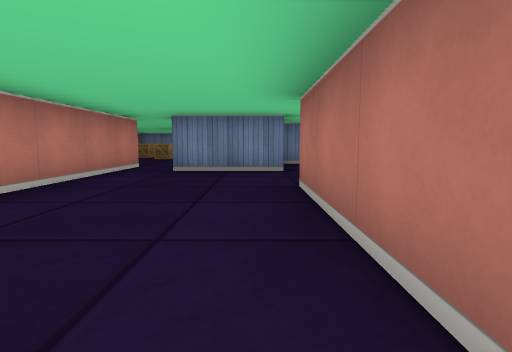
View 1 (above)

24 first-person views from a walk through a cub3D maze. The camera is about half as high as the walls, tilts 6° down and sees 80° across. The floor is counted in squares. Each view is taken from the middle of a square. On the plan, view 1 faces up. The plan holds only what a view shows up to about 9 squares ahead; the rest is blank.

View 2
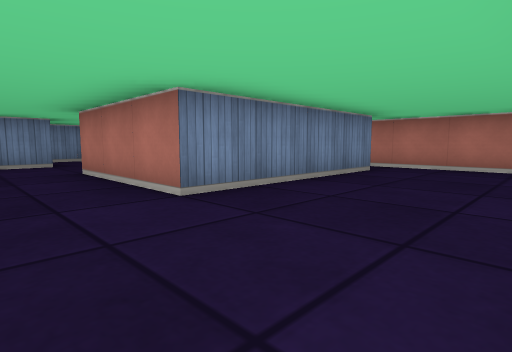

View 3
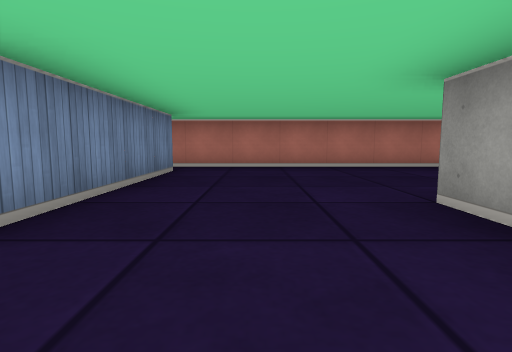

View 4
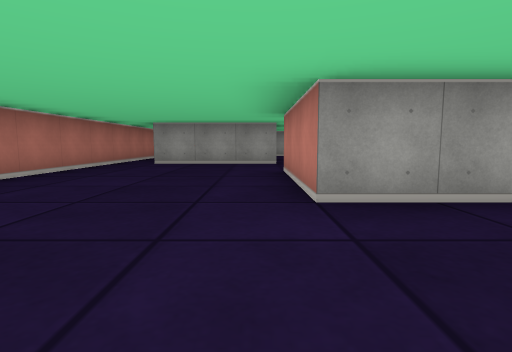

View 5
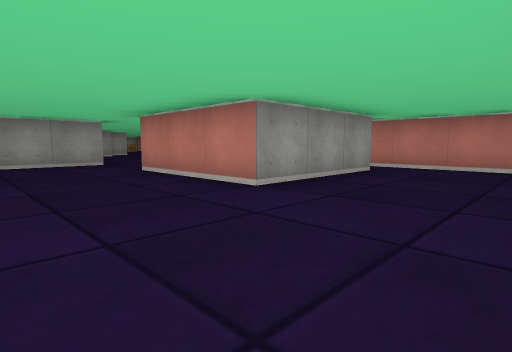

View 6
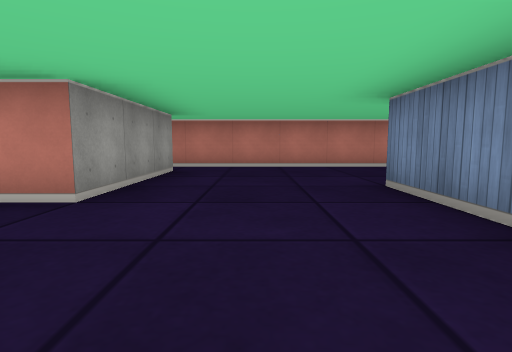

View 7
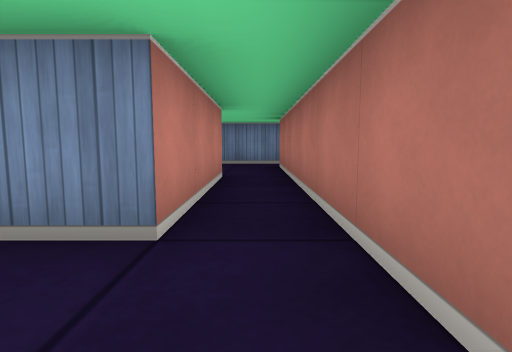

View 8
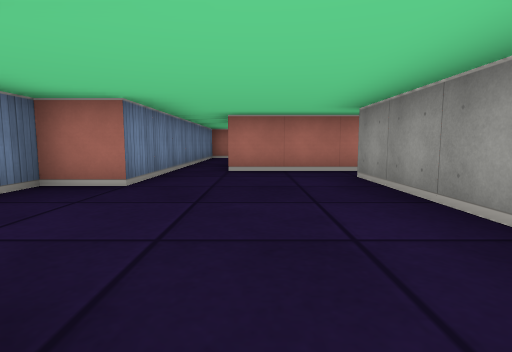

View 9
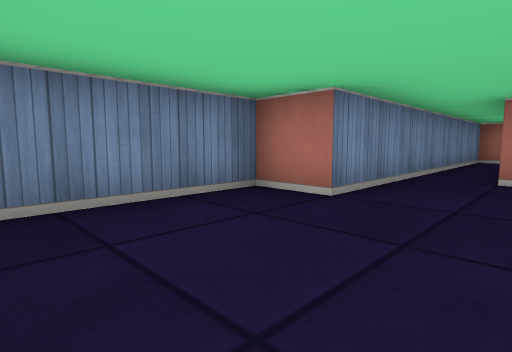

View 10
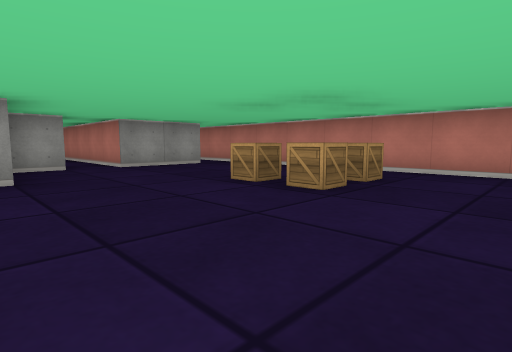

View 11
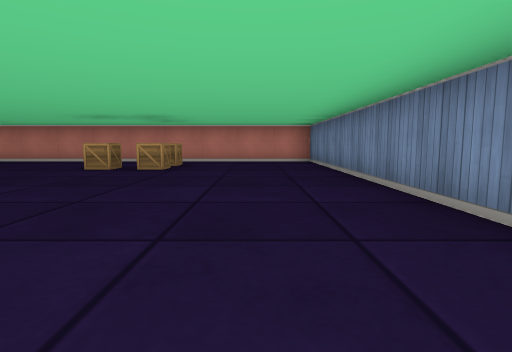

View 12
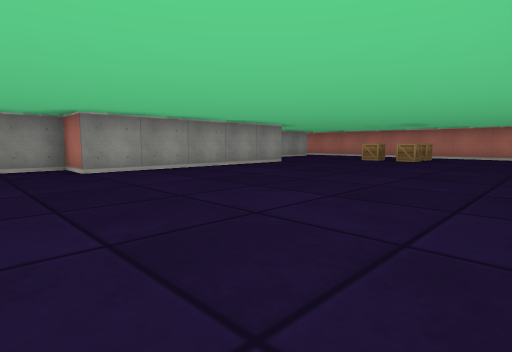

View 13
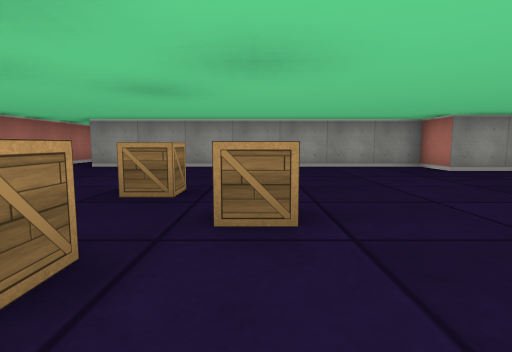

View 14
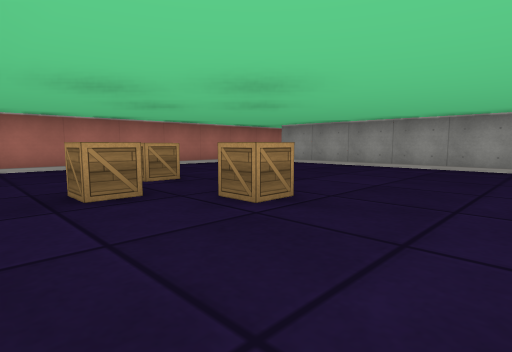

View 15
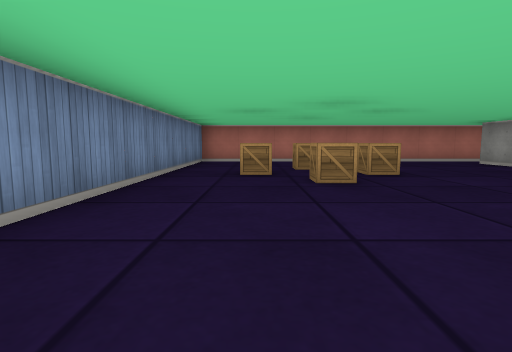

View 16
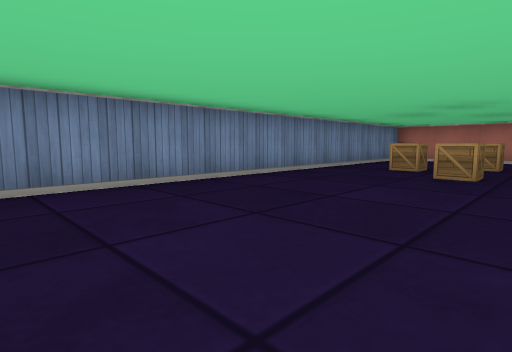

View 17
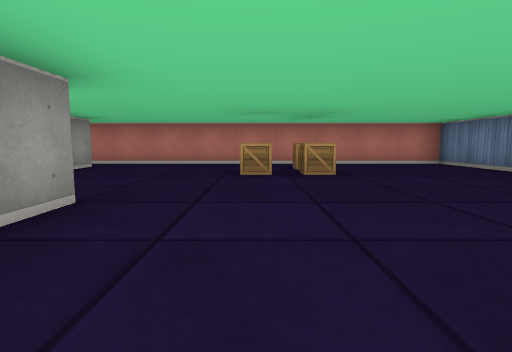

View 18
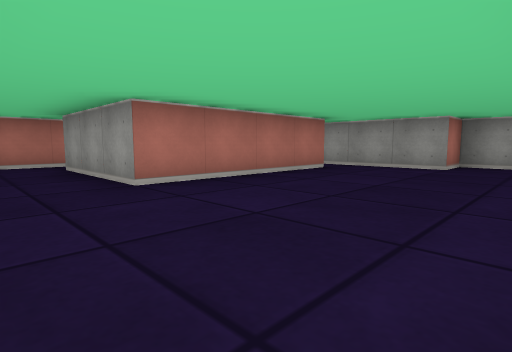

View 19
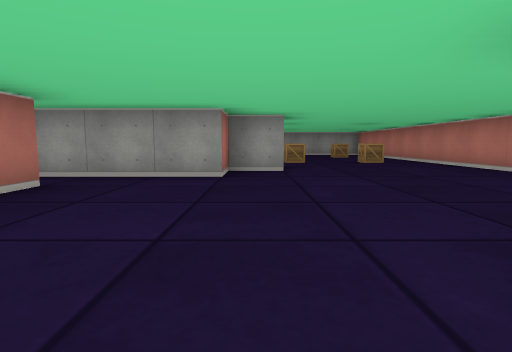

View 20
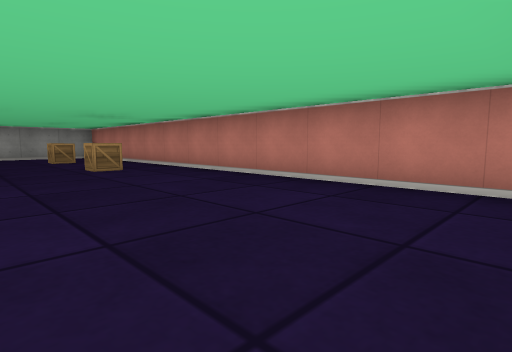

View 21
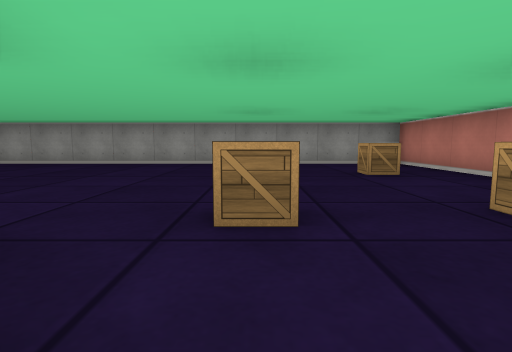

View 22
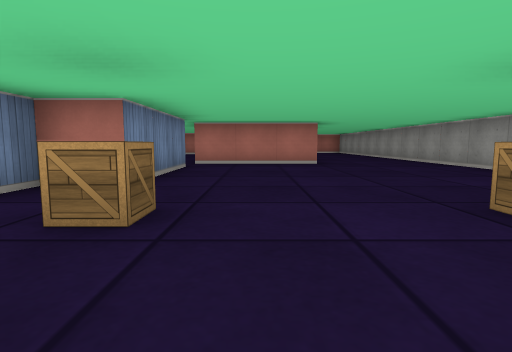

View 23
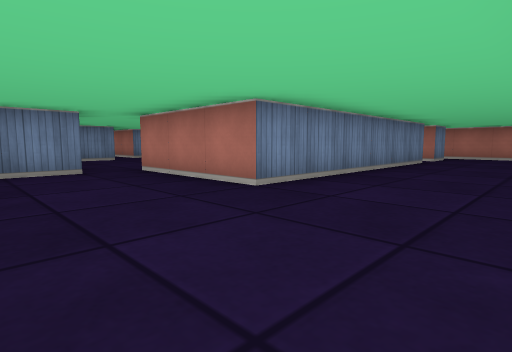

View 24
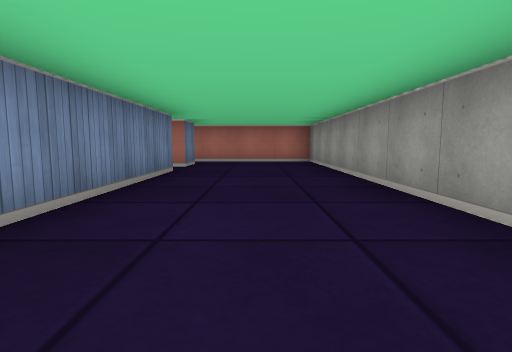

### Floor plan
Points are (right, up) in squares from view 1. A wall is a line through its corners. A room is listed if a view was taken in it or the views show most of it. See-through windows are left out.
Room 1 (views 1, 2, 3, 4, 5, 6, 7, 8)
walls: (-1.6, -2.5) (1.5, -2.5) (1.5, -5.5); (4.5, 3.5) (4.5, 0.5) (0.5, 0.5) (0.5, 3.5); (2.5, -7.5) (4.5, -7.5); (0.6, 5.5) (-1.5, 5.5); (5.5, -7.6) (5.5, 3.5); (-2.5, 5.5) (-2.5, -3)
ways out: opening at (0.5, 4.5) to room 2; opening at (5, 3) to room 2; opening at (-2, 6) to room 3; opening at (-2, -3) to room 4; opening at (1.5, -6.5) to room 4; opening at (5, -7)
Room 2 (view 9)
walls: (5.5, 3.5) (5.5, 5.5); (1.8, 3.5) (4.5, 3.5); (8.5, 6.5) (3.5, 6.5) (3.5, 7.5) (0.6, 7.5)
ways out: opening at (0.5, 4.5) to room 1; opening at (5, 3) to room 1; opening at (8, 6)
Room 3 (views 10, 11, 12, 13, 14, 15, 16, 17)
walls: (1.2, 14.5) (-5.5, 14.5) (-5.5, 6.6); (-0.6, 8.5) (4.5, 8.5) (4.5, 7.5) (11.5, 7.5); (-1.6, 6.5) (-0.6, 6.5); (-4.6, 6.5) (-2.5, 6.5) (-2.5, 5.5); (12.5, 7.6) (12.5, 14.5) (3.2, 14.5)
ways out: opening at (-2, 6) to room 1; opening at (-5, 6) to room 4; opening at (12, 7) to room 4
objects: crate (-4, 11); crate (-3, 10); crate (-3, 11); crate (8, 12); crate (9, 11); crate (9, 13); crate (10, 12)
Room 4 (views 18, 19, 20, 21, 22, 23, 24)
walls: (1.5, -11.6) (1.5, -7.5) (2.5, -7.5); (2.6, -15.5) (-0.5, -15.5) (-0.5, -14.5) (-1.1, -14.5); (-1.5, -13.5) (-0.5, -13.5) (-0.5, -12.5) (2.2, -12.5); (-5.5, -10.2) (-5.5, -21.5) (12.5, -21.5) (12.5, -18.2); (9.5, -18.5) (3.5, -18.5) (3.5, -15.5); (11.5, -18.5) (10.5, -18.5) (10.5, -18.1); (-5.5, 6.6) (-5.5, 5.6); (12.5, 5.6) (12.5, 7.6)
ways out: opening at (-2, -3) to room 1; opening at (1.5, -6.5) to room 1; opening at (-5, 6) to room 3; opening at (12, 7) to room 3; opening at (2, -12); opening at (3, -16)
objects: crate (-4, -19); crate (-4, -16); crate (-2, -19); crate (-2, -16)

Positions as (right, up) in squares from view 1, and headings:
1: (0, 0), facing up
2: (-1, -2), facing up-right
3: (-1, -1), facing right
4: (2, 0), facing down
5: (4, 0), facing down-left
6: (4, -1), facing left
7: (5, -1), facing up
8: (0, 5), facing right
9: (1, 5), facing up-right
10: (0, 13), facing down-left
11: (3, 13), facing left
12: (6, 14), facing down-left
13: (8, 14), facing down
14: (6, 14), facing down-right
15: (4, 13), facing right
16: (3, 11), facing up-right
17: (2, 10), facing left
18: (-2, -6), facing down-right
19: (-1, -8), facing down
20: (-2, -10), facing down-left
21: (-2, -14), facing down
22: (-4, -17), facing right
23: (1, -21), facing up-right
24: (4, -20), facing right
